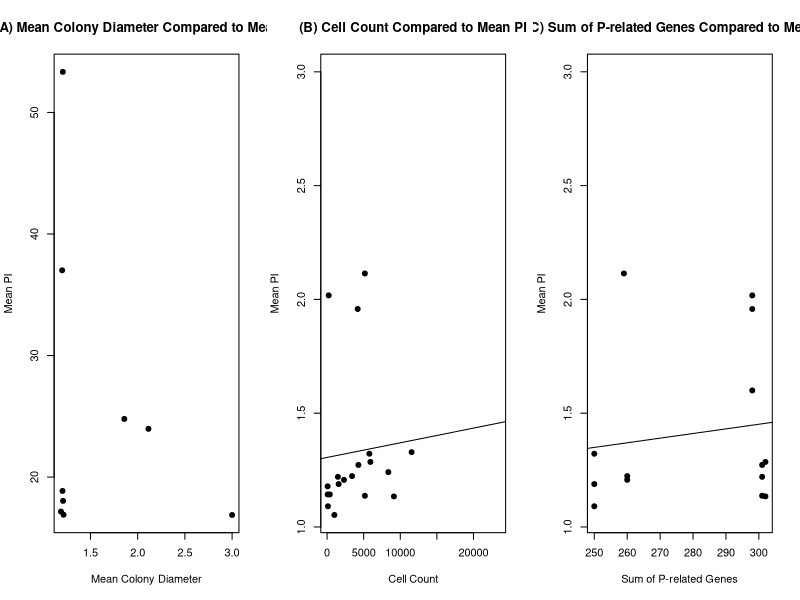
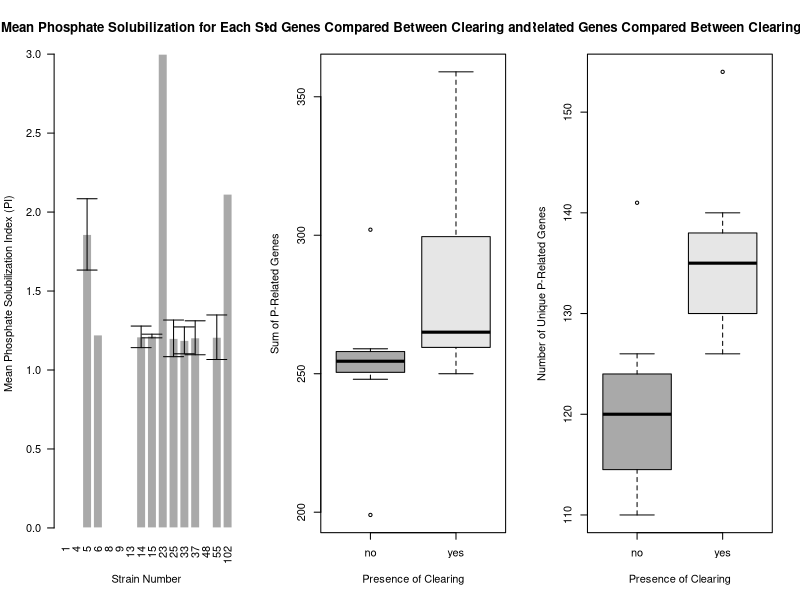

The R source for these figures, in order: (Note: this script raises an error after producing the figures.)
#read in data
geneData <- read.table("Genetics Data.txt", header = T)
pData <- read.table("Phosphate Solubilization Data.txt", header = T)

pDataNoNA <- pData[!is.na(pData$meanDiff), ]

#Load in libraries
library(dplyr)
library(car)


data_agg <- pData %>%
  group_by(strainNum) %>%
  summarise(
    meanPI = mean(meanDiff, na.rm = TRUE),
    SD = sd(meanDiff, na.rm = TRUE),
    gene = mean(sumGenes, na.rm = TRUE),
    colonyDiam = mean(colonyDiam1 + colonyDiam2 + colonyDiam3, na.rm = TRUE),
    cell_count = sqrt(mean(cellCount, na.rm = TRUE)),
    n = sum(!is.na(meanDiff))
  )

par(mfrow = c(1,3))

#colony diameter doesnt influence clearing size
plot(data_agg$meanPI, data_agg$colonyDiam,
     xlab = "Mean Colony Diameter",
     ylab = "Mean PI",
     pch = 19,
     main = "(A) Mean Colony Diameter Compared to Mean PI")

diamModel <- lm(meanPI ~ colonyDiam, data = data_agg)
abline(diamModel)
summary(diamModel)

#cell count doesnt influence clearing size
plot(sqrt(pData$cellCount),pData$meanDiff,
     xlab = "Cell Count",
     ylab = "Mean PI",
     pch = 19,
     main = "(B) Cell Count Compared to Mean PI")

cellCountModel <- lm(meanDiff ~ sqrt(cellCount), data = pData)
abline(cellCountModel)
summary(cellCountModel)

#total p-genes does not inflience clearing size
plot(pDataNoNA$sumGenes,pDataNoNA$meanDiff,
     xlab = "Sum of P-related Genes",
     ylab = "Mean PI",
     pch = 19,
     main = "(C) Sum of P-related Genes Compared to Mean PI")

geneModel <- lm(meanDiff ~ sumGenes, data = pDataNoNA)
abline(geneModel)
summary(geneModel)

#Variation
bp <- barplot(data_agg$meanPI,
              names.arg = data_agg$strainNum,
              col = "#A9A9A9",
              border = "white",
              main = "Mean Phosphate Solubilization for Each Strain",
              xlab = "Strain Number",
              ylab = "Mean Phosphate Solubilization Index (PI)",
              las = 2) 

arrows(x0 = bp, y0 = data_agg$meanPI - data_agg$SD, 
       x1 = bp, y1 = data_agg$meanPI + data_agg$SD,
       angle = 90, code = 3, length = 0.1, col = "black")



#No Significant Difference Between Sum of P-Related Genes
boxplot(geneData$sum_freq ~ geneData$clearing,
        ylab = "Sum of P-Related Genes",
        xlab = "Presence of Clearing",
        main = "A Sum of P-related Genes Compared Between Clearing and Non-Clearing Strains",
        col = c("#A9A9A9", "#E6E6E6"))

wilcox.test(geneData$sum_freq ~ geneData$clearing)

#Significant Difference Between Number of Unique P-Related Genes
boxplot(geneData$unique_level6 ~ geneData$clearing,
        ylab = "Number of Unique P-Related Genes",
        xlab = "Presence of Clearing",
        main = "Number of Unique P-Related Genes Compared Between Clearing and Non-Clearing Strains",
        col = c("#A9A9A9", "#E6E6E6"))

t.test(geneData$unique_level6 ~ geneData$clearing,var.equal=TRUE)


#Investigating Specific Genes
results <- data.frame(
  category = colnames(geneData)[2:(ncol(geneData) - 1)], # Adjust for phenotype column
  p_value = NA
)
for (i in 2:(ncol(geneData) - 1)) {
  category <- colnames(geneData)[i]
  results$p_value[i - 1] <- wilcox.test(geneData[[category]] ~ geneData$clearing)$p.value
}

print(results)


